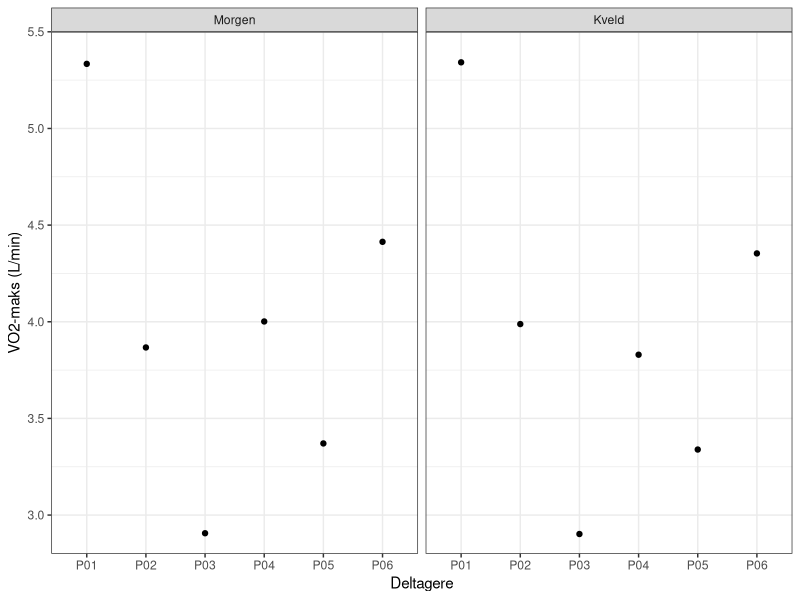
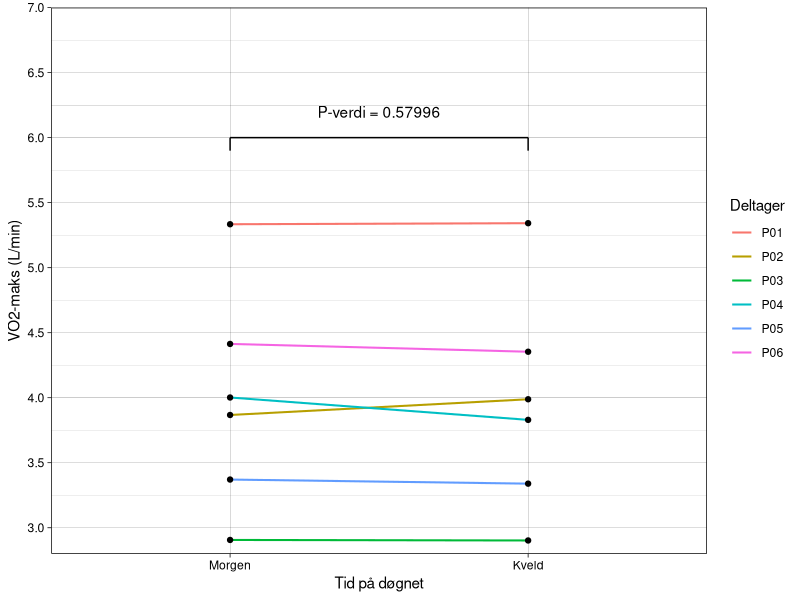
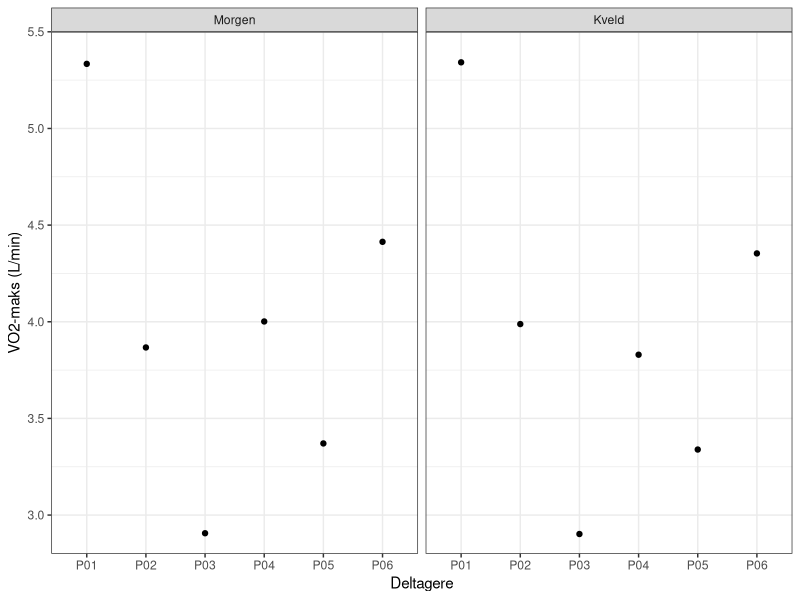
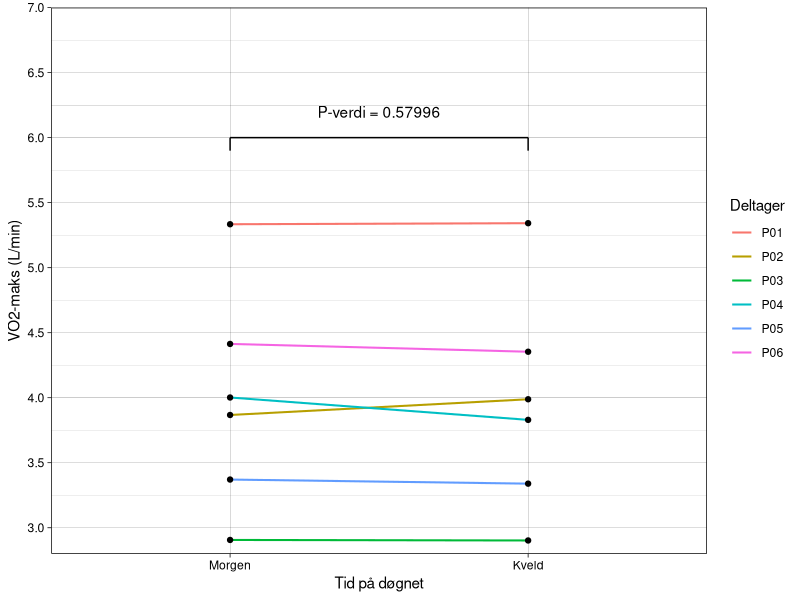

The R script that drew these images, in order:
## ---- chunk 1
library(tidyverse)
library(knitr)
library(readxl)

tabell_deltakere <- read.csv("data/behandlet/behandlet_vo2maks.csv")

tabell_deltakere <- tabell_deltakere |> 
  select(deltager,
         kjonn,
         alder) |>  
  
  distinct() |> 
  
  mutate(kjonn = if_else(kjonn == "m", "Mann", "Kvinne"))

kable(
  tabell_deltakere,
  format = "latex",
  col.names = c("Deltaker", "Kjønn", "Alder (år)"),
  booktabs = TRUE,
  linesep = "") 
## ---- chunk 2
library(ggplot2)
#| label: fig-vo2maks
#| fig-cap: "Forskjell i VO2 maks mellom morgen og kveld"

#FORSLAG 1
behandlede_data <- read.csv("data/behandlet/behandlet_vo2maks.csv")

behandlede_data <- behandlede_data |> 
  mutate(starttidspunkt = factor(starttidspunkt, levels = c("Morgen", "Kveld")))

figur_resultater <- ggplot(data = behandlede_data,
                 aes(deltager, VO2_maks_abs/1000)) +
  
  geom_point(size = 1.5,
color = "black") + 
  
  facet_wrap(~ starttidspunkt) +
  
  labs(
    x = "Deltagere",
    y = "VO2-maks (L/min)") + 
  
  scale_y_continuous(
    limits = c(2.8, 5.5),
    breaks = seq(2.5, 5.5, by = 0.5),
    expand = c(0, 0)) + 
  
  theme_bw()

print(figur_resultater)

ggsave("figurer/figur-vo2maks.png", figur_resultater, 
       width = 12, height = 9, units = "cm")
## ---- chunk 3
library(tidyverse)
library(knitr)
library(readxl)
#| label: fig-vo2maks2
#| fig-cap: "Forskjell i VO2 maks mellom morgen og kveld"

#FORSLAG 2
tabell <- read.csv("data/behandlet/behandlet_vo2maks.csv")

mod <- lm(VO2_maks_abs ~ starttidspunkt + deltager, data = tabell)
pval <- round(coef(summary(mod))[2, 4], 5)


tabell <- tabell |> 
  mutate(starttidspunkt = factor(starttidspunkt, levels = c("Morgen", "Kveld")))

fig_resultater <- ggplot(data = tabell,
                 aes(x = starttidspunkt, y = VO2_maks_abs/1000, group = deltager, color = deltager)) +
  
  geom_line(linewidth = 0.7) + 
  
  geom_point(size = 1.5,
             color = "black",
             fill = "grey") + 
  
  labs(
    x = "Tid på døgnet",
    y = "VO2-maks (L/min)",
    
    color = "Deltager") + 
  
  scale_y_continuous(
    limits = c(2.8, 7.0),
    breaks = seq(2.5, 7.0, by = 0.5),
    expand = c(0, 0)) + 
  
  theme_linedraw() +
  
  annotate("segment", x = 1, xend = 2, y = 6, yend = 6) + 
  annotate("segment",
           x = c(1, 2), 
           xend = c(1, 2),
           y = c(6, 6),
           yend = c(5.9, 5.9)) + 
  
  annotate("text", label = paste0("P-verdi = ", pval),
           x = 1.5, y = 6.2)

print(fig_resultater)

ggsave("figurer/figur-vo2maks2.png", fig_resultater, 
       width = 12, height = 9, units = "cm")

## ---- chunk 4
#|warning: false
#|message: false
#|echo: false

library(tidyverse)
library(knitr)

tabell_resultater <- read.csv("data/behandlet/behandlet_vo2maks.csv")

tabell_resultater <- tabell_resultater |> 
  mutate(starttidspunkt = factor(starttidspunkt, levels = c("Morgen", "Kveld"))) |> 
  
  group_by(starttidspunkt) |> 
  summarise(
    snitt_vo2 = mean(VO2_maks_rel, na.rm = TRUE),
    avvik_vo2 = sd(VO2_maks_rel, na.rm = TRUE),
    snitt_hf = mean(HF_maks, na.rm = TRUE),
    avvik_hf = sd(HF_maks, na.rm = TRUE),
    snitt_laktat = mean(la_maks, na.rm = TRUE),
    avvik_laktat = sd(la_maks, na.rm = TRUE),
    snitt_RER = mean(RER_maks, na.rm = TRUE),
    avvik_RER = sd(RER_maks, na.rm = TRUE),
    snitt_borg = mean(borg_maks, na.rm = TRUE),
    avvik_borg = sd(borg_maks, na.rm = TRUE)
  ) |> 
  
  mutate(
    VO2maks = paste0(round(snitt_vo2, 1), " ± ", round(avvik_vo2, 1)),
    Hjertefrekvens = paste0(round(snitt_hf, 0), " ± ", round(avvik_hf, 0)),
    Laktat = paste0(round(snitt_laktat, 2), " ± ", round(avvik_laktat, 2)),
    RER = paste0(round(snitt_RER, 2), " ± ", round(avvik_RER, 2)),
    Borg = paste0(round(snitt_borg, 0), " ± ", round(avvik_borg, 0))
  ) |> 
  
  select(starttidspunkt, 
         VO2maks, 
         Hjertefrekvens, 
         Laktat, 
         RER, 
         Borg) |> 
  
  pivot_longer(cols = -starttidspunkt, names_to = "Variabel", values_to = "verdi") |> 
  pivot_wider(names_from = starttidspunkt, values_from = "verdi")

kable(tabell_resultater, 
      caption = "Deskriptiv statistikk for morgen- og kveldstester")
